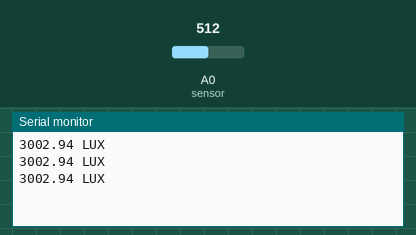
This sketch was run on a simulated Arduino Uno, built with avr-gcc and run on an emulated ATmega328P. Parts: the last lines printed to the serial monitor. The inputs (shaded band) are chosen by the test bench; at power-on: A0 (sensor) = 512.

Above: at 1.3 s.
1.4 s: A0 (sensor) set to 716
At 1.9 s:
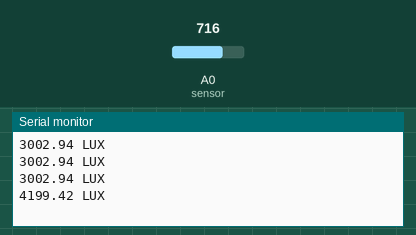
2.9 s: A0 (sensor) set to 900
At 3.4 s:
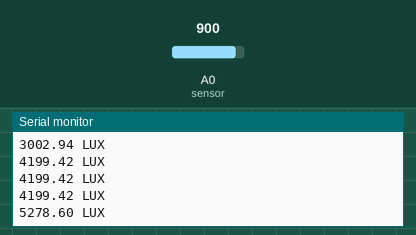
Timing chart, 0 to 5.9 s (numbered marks = the images above; inputs shaded):
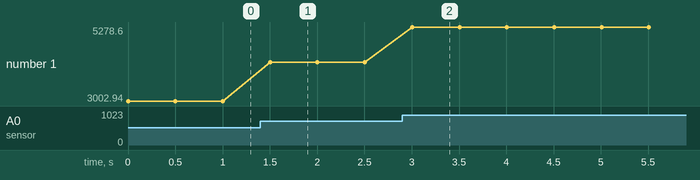

Measured:
- after the input at 1.4 s, the serial monitor: prints a new line after 0.10 s (image 1)
- after the input at 2.9 s, the serial monitor: prints a new line after 0.10 s (image 2)
- plotted number 1: 3002.94 → 4199.42 after the input at 1.4 s, 4199.42 → 5278.6 after the input at 2.9 s

The sketch:

SensorFotoresistor.ino
```cpp
void setup()
{
  Serial.begin(9600); // open serial port, set the baud rate to 9600 bps
}
void loop()
{

      double constante=0.00488759;
      double val =analogRead(A0)*constante;   //connect grayscale sensor to Analog 0
      double val2=val*1200;
      Serial.print(val2);//print the value to serial
      Serial.println(" LUX ");
      delay(500);
}
```
